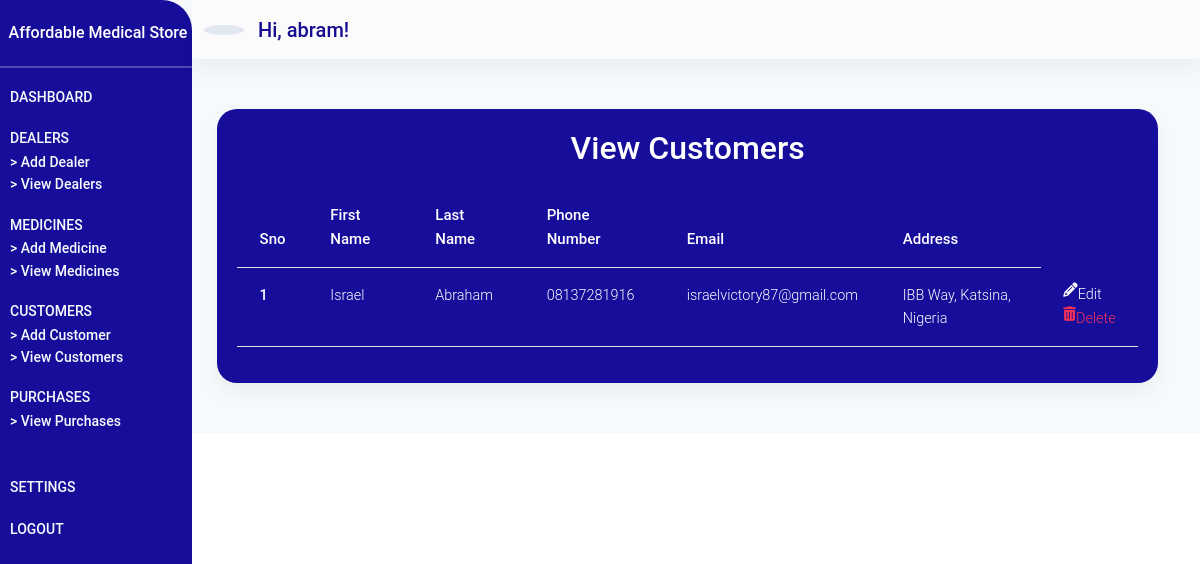
The page /customers/ (signed in) on the database its author committed.
### store/models.py (models this page shows, shortened)
class Customer(models.Model):
    fname = models.CharField(max_length=100)
    lname = models.CharField(max_length=100)
    address = models.TextField()
    phone_number = models.CharField(max_length=15)
    email = models.CharField(max_length=50)
    def get_update_url(self):
        return reverse("store:update-customer", kwargs={"pk": self.pk})
    def get_delete_url(self):
        return reverse("store:delete-customer", kwargs={"pk": self.pk})

### store/views.py (the view)
# urls.py: path('customers/', customers_page, name="view-customers"),
@login_required(login_url="/login/")
def customers_page(request):
    customers = Customer.objects.all()
    context = {
        "customers": customers
    }
    return render(request, "store/view-customers.html", context)

### store/templates/store/view-customers.html (shortened to what this page needs)
{% extends 'store/base.html' %}
{% load static %}
{% block content %}
<section id="dashboard_section" class="dashboard_section">
    {% include "store/_dashboard-admin.html" %}
    <div class="container-fluid">
        <div class="add_dealer">
            <div class="medicine__card card">
                <p class="h2">
                    View Customers
                </p>
                <div class="dealers__table table-responsive">
                    <table class="table">
                        <thead>
                            <tr>
                                <th scope="col">Sno</th>
                                <th scope="col">First Name</th>
                                <th scope="col">Last Name</th>
                                <th scope="col">Phone Number</th>
                                <th scope="col">Email</th>
                                <th scope="col">Address</th>
                            </tr>
                        </thead>
                        <tbody>
                            {% for customer in customers %}
                            <tr>
                                <th scope="row">{{ customer.id }}</th>
                                <td>{{ customer.fname }}</td>
                                <td>{{ customer.lname }}</td>
                                <td>{{ customer.phone_number }}</td>
                                <td>{{ customer.email }}</td>
                                <td>{{ customer.address }}</td>
                                <td>
                                    <a href="{{ customer.get_update_url }}" class="text-white d-flex">
                                        <i class="fa fa-pencil pr-3 mr-3" aria-hidden="true"></i> Edit
                                    </a>
                                    <a href="{{ customer.get_delete_url }}" class="text-danger d-flex">
                                        <i class="fa fa-trash" aria-hidden="true"></i> Delete
                                    </a>
                                </td>
                            </tr>
                            {% endfor %}
                        </tbody>
                    </table>
                </div>
            </div>
        </div>
    </div>
</section>
{% endblock content %}

### store/templates/store/_dashboard-admin.html (shortened to what this page needs)
{% load static %}
<div class="dashboard_header" id="sidebarToggleButton">
    <div class="dasboard_sidebar">
        <nav class="sidenav_bar sidenav-d-none" id="sideNavBar">
            <div class="dashboard_logo">
                <div class="logo_flex">
                    <span class="text">
                       Affordable Medical Store
                    </span>
                </div>
            </div>
            <hr class="hr_sidenav">
            <div class="sidebar_main">
                <ul class="sidebar">
                    <li class="sidebar_item">
                        <a href="{% url 'store:dashboard-admin' %}" class="item_link">
                            <span class="item_text sidebar_active">
                                Dashboard
                            </span>
                        </a>
                    </li>
                    <li class="sidebar_item">
                        <a class="item_link" id="dealerID">
                            <span class="item_text">
                                Dealers
                            </span>
                        </a>
                        <div class="dealer__items" id="dealerItems">
                            <a href="{% url "store:add-dealer" %}" class="dealer__item">
                                > Add Dealer
                            </a>
                            <a href="{% url "store:view-dealers" %}" class="dealer__item">
                                > View Dealers
                            </a>
                        </div>
                    </li>
                    <li class="sidebar_item">
                        <a class="item_link" id="medicineID">
                            <span class="item_text">
                                Medicines
                            </span>
                        </a>
                        <div class="medicine__items" id="medicineItems">
                            <a href="{% url 'store:add-medicine' %}" class="dealer__item">
                                > Add Medicine
                            </a>
                            <a href="{% url 'store:view-medicines' %}" class="dealer__item">
                                > View Medicines
                            </a>
                        </div>
                    </li>
                    <li class="sidebar_item">
                        <a class="item_link" id="customerID">
                            <span class="item_text">
                                Customers
                            </span>
                        </a>
                        <div class="customer__items" id="customerItems">
                            <a href="{% url 'store:add-customer' %}" class="dealer__item">
                                > Add Customer
                            </a>
                            <a href="{% url 'store:view-customers' %}" class="dealer__item">
                                > View Customers
                            </a>
                        </div>
                    </li>
                    <li class="sidebar_item" id="purchaseID">
                        <a class="item_link">
                            <span class="item_text">
                                Purchases
                            </span>
                        </a>
                        <div class="purchase__items" id="purchaseItems">
                            <a href="{% url 'store:view-purchases' %}" class="dealer__item">
                                > View Purchases
                            </a>
                        </div>
                    </li>
                </ul>
            </div>
            <div class="sidebar_meta">
                <ul class="sidebar">
                    <li class="sidebar_item">
                        <a href="{% url 'store:settings' %}" class="item_link">
                            <span class="item_text">
                                Settings
                            </span>
                        </a>
                    </li>
                    <li class="sidebar_item">
                        <a href="{% url 'store:confirm-logout' %}" class="item_link">
                            <span class="item_text">
                                Logout
                            </span>
                        </a>
                    </li>
                </ul>
            </div>
        </nav>
    </div>
    <div class="dashboard_navbar" id=mainNavBar>
        <nav class="navbar navbar-expand-sm navbar-light bg-light sticky-top">
            <div class="container-fluid">
                <a class="navbar-brand nav_image" href="#">
                    <img src="https://images.pexels.com/photos/3683041/pexels-photo-3683041.jpeg?cs=srgb&dl=couleur-medical-medicament-tablettes-3683041.jpg&fm=jpg" alt="" class="img-responsive">
                    <span class="nav_span" style="font-weight: 550;">
                        Hi, {{ request.user.username }}!
                    </span>
                </a>
            </div>
        </nav>
    </div>
</div>

### store/static/css/styles.css (style rules this page uses)
* { margin: 0%; padding: 0%; box-sizing: border-box; }
a.nav_image img { width: 40px; background-color: #e2e8f0; padding: 5px; color: #160d9a!important; border-radius: 50%; }
span.nav_span { font-weight: 550; color: #160d90; margin-left: 10px; }
span.sidebar_active { font-weight: 550; }
div.dashboard_navbar { margin-left: 12rem; }
nav.sidenav_bar { width: 12rem; height: 100%; padding-bottom: 50px; position: fixed; background: #160d9a; border-radius: 0px 30px 30px 0px; }
div.dashboard_logo { margin-top: 20px; margin-bottom: 20px; text-align: center; }
div.dashboard_logo span.text { color: #fff !important; font-weight: 550; }
hr.hr_sidenav { background-color: #fff; height: 2px; }
ul.sidebar { list-style: none; padding: 0; margin: 0; display: flex; flex-direction: column; align-items: flex-start; margin-left: 10px; }
li.sidebar_item { margin-bottom: 1rem; }
li.sidebar_item a { color: #f7fafc; font-size: 14px; font-weight: 500; }
li.sidebar_item span.item_text { text-transform: uppercase; }
div.dealer__items, div.medicine__items, div.employee__items, div.customer__items, div.purchase__items { display: flex; flex-direction: column; }
a.dealer__item { color: #f7fafc; font-size: 14px; }
div.sidebar_meta { margin-top: 26px; }
section.dashboard_section { --bg-opacity: 1; background-color: #f7fafc; background-size: contain; }
div.add_dealer { margin-top: 50px; padding-bottom: 50px; }
div.dealer__card, div.medicine__card, div.employee__card, div.customer__card, div.purchase__card, div.confirm__card { padding: 20px; background-color: #160d9a; width: 80%; margin: auto; margin-right: 30px; border-radius: 20px; }
div.dealer__card p.h2, div.medicine__card p.h2, div.employee__card p.h2, div.customer__card p.h2, div.purchase__card p.h2, div.confirm__card p.h2 { text-align: center; color: #fff; margin-bottom: 20px; font-weight: 550; }
div.dealers__table table.table { width: 100% !important; color: #fff; }
div.dealers__table table.table thead { font-size: 15px; font-weight: 600 !important; }

### rows shown on the page
Customer: id "1", fname "Israel", lname "Abraham", phone_number "08137281916", email "israelvictory87@gmail.com", address "IBB Way, Katsina, Nigeria"

### other values the page prints
{{ request.user.username }} "abram"
